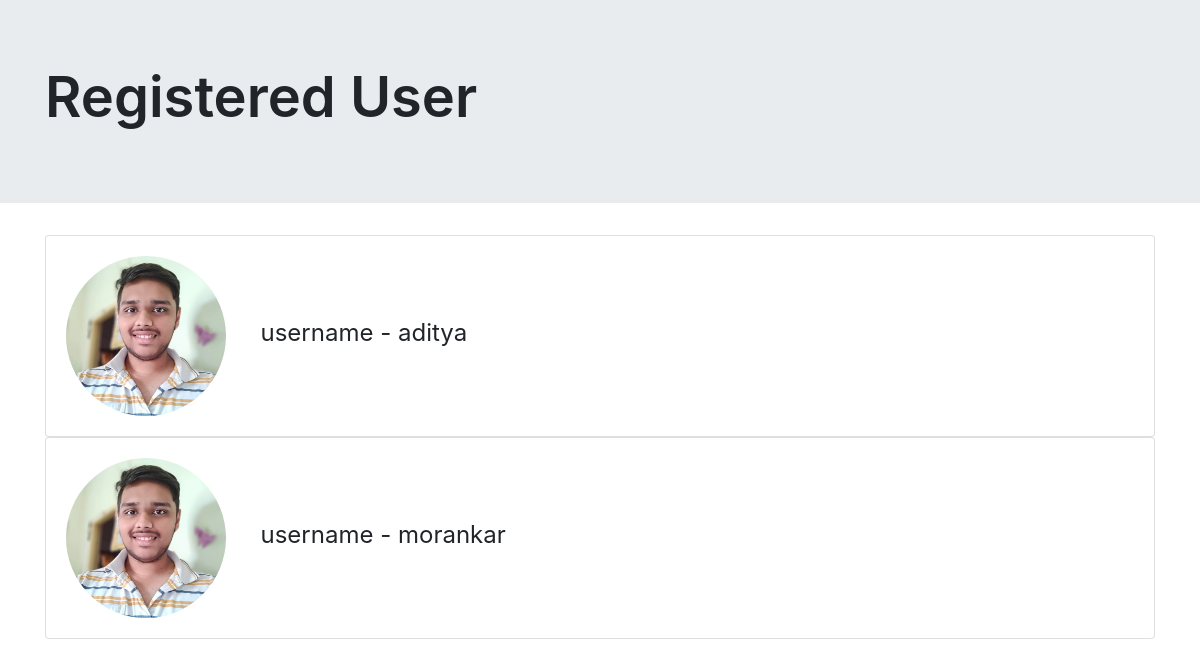
/orgdashboard/viewall/ (signed in), run on an earlier commit of the app's database.
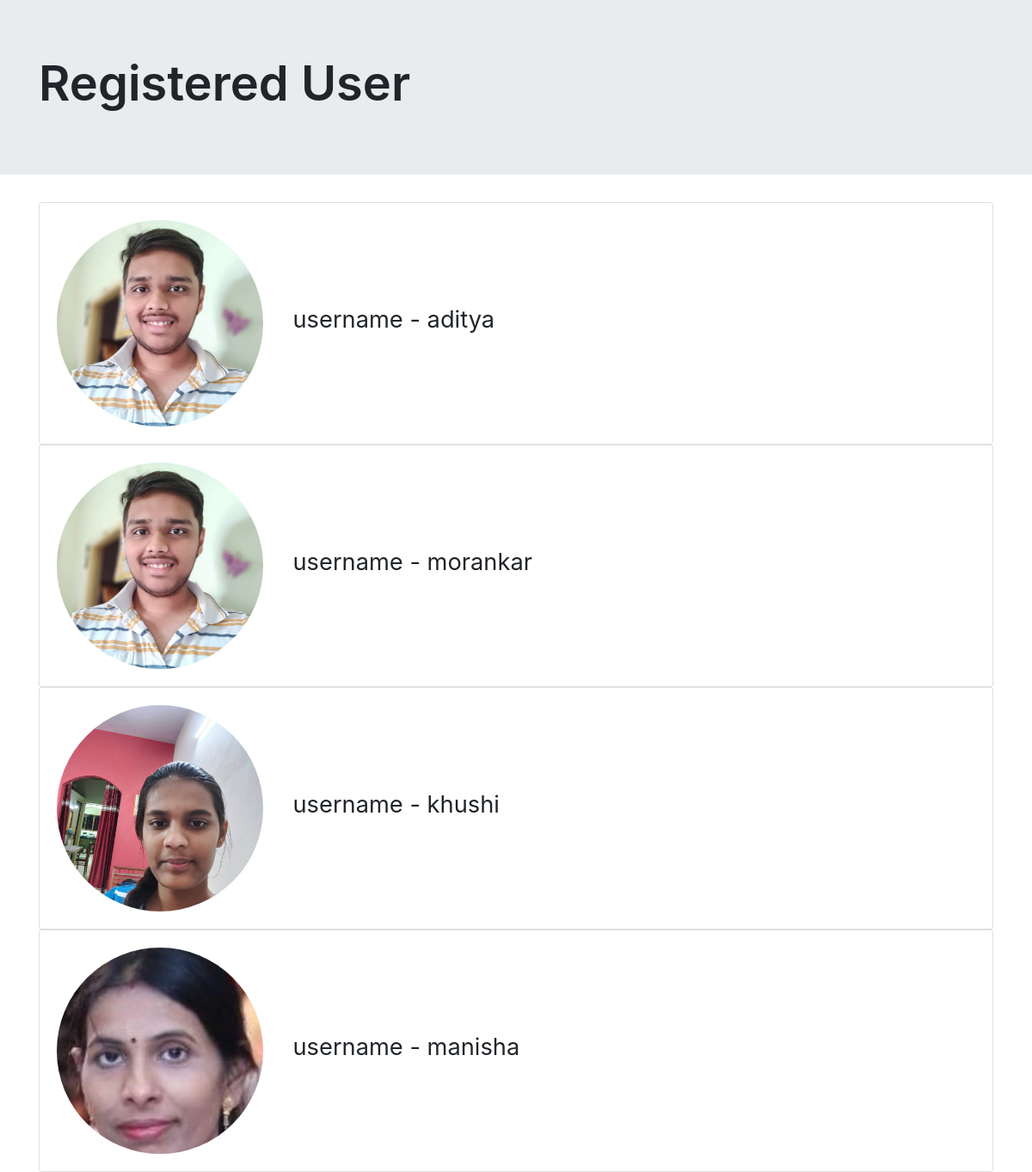
And on a later commit of the database.
### attendanceapp/models.py (models this page shows, shortened)
class Indlist(models.Model):
    username = models.CharField(max_length=200)
    orgname = models.CharField(max_length=200)
    imagee = models.ImageField(blank=True)
    encoded = models.TextField(default='')

### attendanceapp/views.py (the view)
# urls.py: path('orgdashboard/viewall/', views.viewall, name="viewall"),
def viewall(request):
    if request.user.is_authenticated:
        org = Org.objects.filter(orgname=request.user.username).first()
        if org is not None:
            orgname= request.user.username
            users = Indlist.objects.filter(orgname=orgname)
            return render(request, 'viewall.html', {"users":users})
        else:
            messages.warning(request, "access denied to user account!!")
    else:
        messages.warning(request, "Login to org account first")
        return redirect('orglogin/')

### templates/viewall.html (shortened to what this page needs)
{% load static %}
{% load crispy_forms_tags %}
<!DOCTYPE html>
<html lang="en">
<head>
    <link rel="stylesheet" href="https://stackpath.bootstrapcdn.com/bootstrap/4.5.0/css/bootstrap.min.css"
>
</head>
<body>
    <div class="jumbotron jumbotron-fluid">
        <div class="container">
            <h3 class="display-4" style="font-weight: 600;">Registered User</h3>
        </div>
    </div>
    <div class="container">
        {% for user in users %}
        <div class="row">
            <div class="col-xl-12">
                <div class="card">
                    <div class="card-body">
                        <img src="{{user.imagee.url}}" class="rounded-circle" alt="image" style="width: 20vmin; height: 20vmin; object-fit: cover;">
                        <span style="font-size: 2vmax; margin-left: 30px;">username - {{user.username}}</span>
                    </div>
                </div>
            </div>
        </div>
        {% endfor %}
    </div>
</body>
</html>

What changed in the data, as far as the page shows it:
added Indlist: imagee (picture), username "khushi"
added Indlist: imagee (picture), username "manisha"
